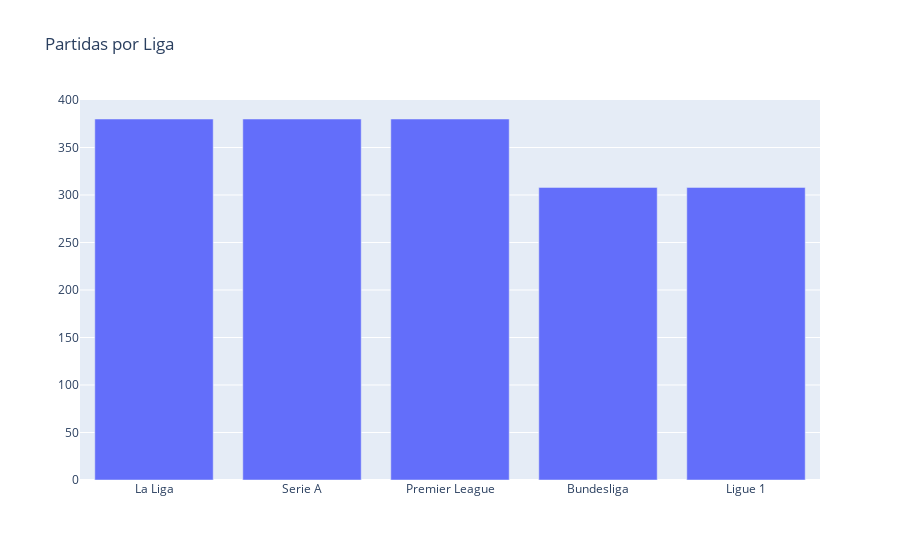

This figure's notebook cell:
### Code cell
import plotly.graph_objects as go

partidas_liga = df["league.name"].value_counts()

fig = go.Figure(
    go.Bar(x=partidas_liga.index, y=partidas_liga.values)
)

fig.update_layout(title_text="Partidas por Liga")
fig.show()

### Figure 1 — Plotly figure (JSON) as saved in the notebook; plotly's stock layout.template omitted (floating-point values rounded to 4 significant figures)
{"data": [{"type": "bar", "x": ["La Liga", "Serie A", "Premier League", "Bundesliga", "Ligue 1"], "y": [380, 380, 380, 308, 308]}], "layout": {"title": {"text": "Partidas por Liga"}}}
